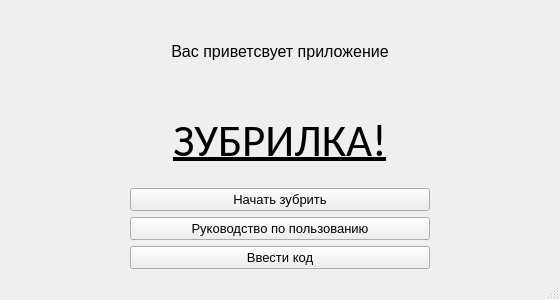
<?xml version="1.0" encoding="UTF-8"?>
<ui version="4.0">
 <class>start_window</class>
 <widget class="QMainWindow" name="start_window">
  <property name="enabled">
   <bool>true</bool>
  </property>
  <property name="geometry">
   <rect>
    <x>0</x>
    <y>0</y>
    <width>560</width>
    <height>300</height>
   </rect>
  </property>
  <property name="minimumSize">
   <size>
    <width>560</width>
    <height>300</height>
   </size>
  </property>
  <property name="maximumSize">
   <size>
    <width>16777215</width>
    <height>16777215</height>
   </size>
  </property>
  <property name="windowTitle">
   <string>Зубрилка</string>
  </property>
  <widget class="QWidget" name="centralwidget">
   <layout class="QGridLayout" name="gridLayout">
    <item row="0" column="1">
     <layout class="QVBoxLayout" name="verticalLayout">
      <item>
       <widget class="QLabel" name="helloing">
        <property name="font">
         <font>
          <pointsize>12</pointsize>
         </font>
        </property>
        <property name="text">
         <string>Вас приветсвует приложение</string>
        </property>
        <property name="alignment">
         <set>Qt::AlignCenter</set>
        </property>
       </widget>
      </item>
      <item>
       <widget class="QLabel" name="name">
        <property name="font">
         <font>
          <family>Calibri</family>
          <pointsize>34</pointsize>
          <weight>50</weight>
          <italic>false</italic>
          <bold>false</bold>
          <underline>true</underline>
          <strikeout>false</strikeout>
          <stylestrategy>PreferDefault</stylestrategy>
          <kerning>true</kerning>
         </font>
        </property>
        <property name="text">
         <string>ЗУБРИЛКА!</string>
        </property>
        <property name="alignment">
         <set>Qt::AlignCenter</set>
        </property>
       </widget>
      </item>
     </layout>
    </item>
    <item row="1" column="1">
     <layout class="QVBoxLayout" name="verticalLayout_2">
      <item>
       <widget class="QPushButton" name="menu_btn">
        <property name="minimumSize">
         <size>
          <width>300</width>
          <height>0</height>
         </size>
        </property>
        <property name="font">
         <font>
          <pointsize>10</pointsize>
         </font>
        </property>
        <property name="text">
         <string>Начать зубрить</string>
        </property>
       </widget>
      </item>
      <item>
       <widget class="QPushButton" name="instruct_btn">
        <property name="minimumSize">
         <size>
          <width>300</width>
          <height>0</height>
         </size>
        </property>
        <property name="font">
         <font>
          <pointsize>10</pointsize>
         </font>
        </property>
        <property name="text">
         <string>Руководство по пользованию</string>
        </property>
       </widget>
      </item>
      <item>
       <widget class="QPushButton" name="cod_btn">
        <property name="font">
         <font>
          <pointsize>10</pointsize>
         </font>
        </property>
        <property name="text">
         <string>Ввести код</string>
        </property>
       </widget>
      </item>
     </layout>
    </item>
    <item row="1" column="0">
     <spacer name="horizontalSpacer">
      <property name="orientation">
       <enum>Qt::Horizontal</enum>
      </property>
      <property name="sizeHint" stdset="0">
       <size>
        <width>40</width>
        <height>20</height>
       </size>
      </property>
     </spacer>
    </item>
    <item row="1" column="2">
     <spacer name="horizontalSpacer_2">
      <property name="orientation">
       <enum>Qt::Horizontal</enum>
      </property>
      <property name="sizeHint" stdset="0">
       <size>
        <width>40</width>
        <height>20</height>
       </size>
      </property>
     </spacer>
    </item>
   </layout>
  </widget>
  <widget class="QStatusBar" name="statusBar"/>
 </widget>
 <resources/>
 <connections/>
</ui>
